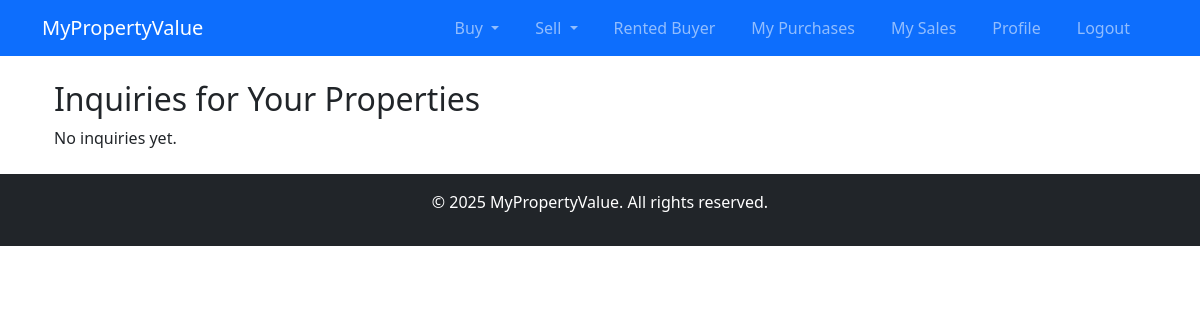
The app's page /users/seller/inquiries/ (signed in), older data.
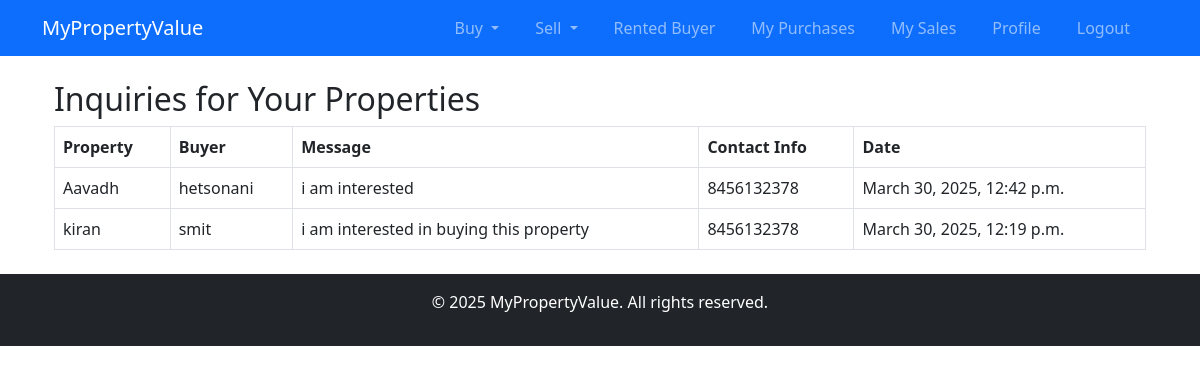
The same page, newer data.
### users/models.py (models this page shows, shortened)
class Inquiry(models.Model):
    property = models.ForeignKey(Property, on_delete=models.CASCADE, related_name='inquiries')
    buyer = models.ForeignKey(User, on_delete=models.CASCADE)
    message = models.TextField()
    contact_info = models.CharField(max_length=255)
    created_at = models.DateTimeField(auto_now_add=True)

class Property(models.Model):
    PROPERTY_TYPES = [
        ('Residential', 'Residential'),
        ('Commercial', 'Commercial'),
    ]
    STATUS_CHOICES = [
        ('Available', 'Available'),
        ('Not Available', 'Not Available'),
    ]
    title = models.CharField(max_length=255)
    image = models.ImageField(upload_to='property_images/', blank=True, null=True)
    description = models.TextField()
    price = models.DecimalField(max_digits=12, decimal_places=2)
    property_type = models.CharField(max_length=20, choices=PROPERTY_TYPES)
    location = models.CharField(max_length=255)
    owner = models.ForeignKey(User, on_delete=models.CASCADE)
    name = models.CharField(max_length=255, default="Unnamed Property") # New status field
    is_sold = models.BooleanField(default=False)
    status = models.CharField(max_length=20, choices=STATUS_CHOICES, default='Available')  # Add this field

class User(AbstractUser):
    email = models.EmailField(unique=True)
    phone_number = models.CharField(max_length=15, blank=True, null=True)

### users/views.py (the view)
# urls.py: path("seller/inquiries/", view_inquiries, name="view_inquiries"),
@login_required
def view_inquiries(request):
    property_id = request.GET.get('property_id')
    if property_id:
        inquiries = Inquiry.objects.filter(property_id=property_id, property__owner=request.user)
    else:
        inquiries = Inquiry.objects.filter(property__owner=request.user)
    return render(request, 'users/view_inquiries.html', {'inquiries': inquiries})

### users/templates/users/view_inquiries.html
{% extends 'base.html' %} {% block content %}
<div class="container">
  <h2>Inquiries for Your Properties</h2>
  {% if inquiries %}
  <table class="table table-bordered">
    <thead>
      <tr>
        <th>Property</th>
        <th>Buyer</th>
        <th>Message</th>
        <th>Contact Info</th>
        <th>Date</th>
      </tr>
    </thead>
    <tbody>
      {% for inquiry in inquiries %}
      <tr>
        <td>{{ inquiry.property.title }}</td>
        <td>{{ inquiry.buyer.username }}</td>
        <td>{{ inquiry.message }}</td>
        <td>{{ inquiry.contact_info }}</td>
        <td>{{ inquiry.created_at }}</td>
      </tr>
      {% endfor %}
    </tbody>
  </table>
  {% else %}
  <p>No inquiries yet.</p>
  {% endif %}
</div>
{% endblock %}

Row changes from the older to the newer data that the page shows:
added Inquiry: property "Aavadh", buyer.username "hetsonani", message "i am interested", contact_info "8456132378", created_at "March 30, 2025, 12:42 p.m."
added Inquiry: property "kiran", buyer.username "smit", message "i am interested in buying this property", contact_info "8456132378", created_at "March 30, 2025, 12:19 p.m."
Text that changed along with them:
text no longer shown: "No inquiries yet."
text now shown: "Property Buyer Message Contact Info Date"
